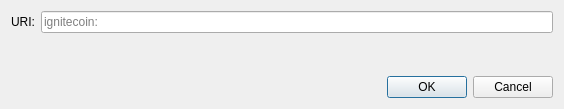
<?xml version="1.0" encoding="UTF-8"?>
<ui version="4.0">
 <class>OpenURIDialog</class>
 <widget class="QDialog" name="OpenURIDialog">
  <property name="geometry">
   <rect>
    <x>0</x>
    <y>0</y>
    <width>564</width>
    <height>109</height>
   </rect>
  </property>
  <property name="windowTitle">
   <string>Open ignitecoin URI</string>
  </property>
  <layout class="QVBoxLayout" name="verticalLayout">
   <item>
    <layout class="QHBoxLayout" name="horizontalLayout">
     <item>
      <widget class="QLabel" name="label">
       <property name="text">
        <string>URI:</string>
       </property>
      </widget>
     </item>
     <item>
      <widget class="QValidatedLineEdit" name="uriEdit">
       <property name="placeholderText">
        <string notr="true">ignitecoin:</string>
       </property>
      </widget>
     </item>
    </layout>
   </item>
   <item>
    <spacer name="verticalSpacer">
     <property name="orientation">
      <enum>Qt::Vertical</enum>
     </property>
     <property name="sizeHint" stdset="0">
      <size>
       <width>20</width>
       <height>40</height>
      </size>
     </property>
    </spacer>
   </item>
   <item>
    <widget class="QDialogButtonBox" name="buttonBox">
     <property name="orientation">
      <enum>Qt::Horizontal</enum>
     </property>
     <property name="standardButtons">
      <set>QDialogButtonBox::Cancel|QDialogButtonBox::Ok</set>
     </property>
    </widget>
   </item>
  </layout>
 </widget>
 <customwidgets>
  <customwidget>
   <class>QValidatedLineEdit</class>
   <extends>QLineEdit</extends>
   <header>qt/qvalidatedlineedit.h</header>
  </customwidget>
 </customwidgets>
 <resources/>
 <connections>
  <connection>
   <sender>buttonBox</sender>
   <signal>accepted()</signal>
   <receiver>OpenURIDialog</receiver>
   <slot>accept()</slot>
   <hints>
    <hint type="sourcelabel">
     <x>248</x>
     <y>254</y>
    </hint>
    <hint type="destinationlabel">
     <x>157</x>
     <y>274</y>
    </hint>
   </hints>
  </connection>
  <connection>
   <sender>buttonBox</sender>
   <signal>rejected()</signal>
   <receiver>OpenURIDialog</receiver>
   <slot>reject()</slot>
   <hints>
    <hint type="sourcelabel">
     <x>316</x>
     <y>260</y>
    </hint>
    <hint type="destinationlabel">
     <x>286</x>
     <y>274</y>
    </hint>
   </hints>
  </connection>
 </connections>
</ui>
